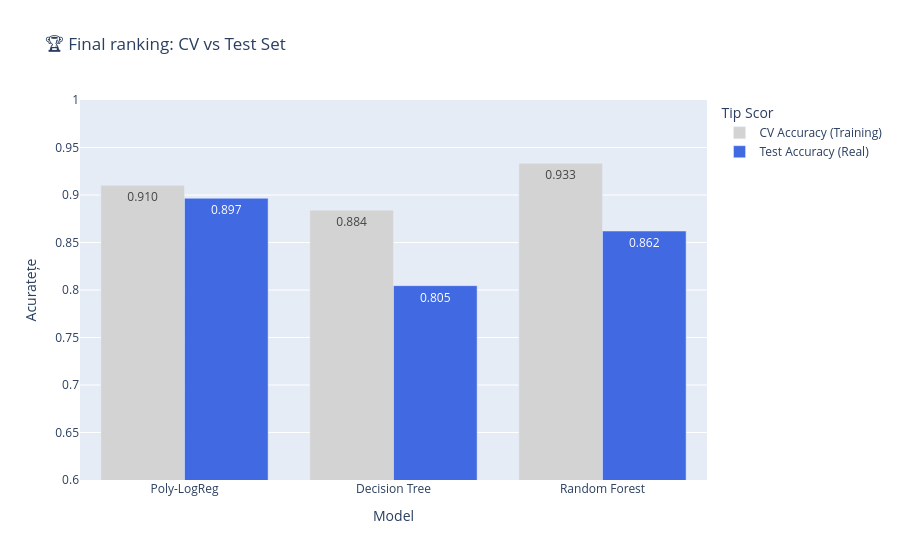

Notebook cell for this chart:
### Code cell
df_results = pd.DataFrame(results_final)

df_melted = df_results.melt(id_vars="Model",
                            value_vars=["CV Accuracy (Training)", "Test Accuracy (Real)"],
                            var_name="Tip Scor", value_name="Acuratețe")

fig = px.bar(df_melted, x="Model", y="Acuratețe", color="Tip Scor", barmode="group",
             text_auto='.3f', title="🏆 Final ranking: CV vs Test Set",
             color_discrete_map={"CV Accuracy (Training)": "lightgray", "Test Accuracy (Real)": "royalblue"},
             range_y=[0.6, 1])

fig.show()


winner = df_results.sort_values(by="Test Accuracy (Real)", ascending=False).iloc[0]
print(f"\n🏆 Winner: {winner['Model']} with a accuracy of {winner['Test Accuracy (Real)']:.4f}")

### Figure 1 — Plotly figure (JSON) as saved in the notebook; plotly's stock layout.template omitted (floating-point values rounded to 4 significant figures)
{"data": [{"alignmentgroup": "True", "hovertemplate": "Tip Scor=CV Accuracy (Training)<br>Model=%{x}<br>Acuratețe=%{y}<extra></extra>", "legendgroup": "CV Accuracy (Training)", "marker": {"color": "lightgray", "pattern": {"shape": ""}}, "name": "CV Accuracy (Training)", "offsetgroup": "CV Accuracy (Training)", "orientation": "v", "showlegend": true, "textposition": "auto", "texttemplate": "%{y:.3f}", "type": "bar", "x": ["Poly-LogReg", "Decision Tree", "Random Forest"], "xaxis": "x", "y": [0.9101, 0.8841, 0.9333], "yaxis": "y"}, {"alignmentgroup": "True", "hovertemplate": "Tip Scor=Test Accuracy (Real)<br>Model=%{x}<br>Acuratețe=%{y}<extra></extra>", "legendgroup": "Test Accuracy (Real)", "marker": {"color": "royalblue", "pattern": {"shape": ""}}, "name": "Test Accuracy (Real)", "offsetgroup": "Test Accuracy (Real)", "orientation": "v", "showlegend": true, "textposition": "auto", "texttemplate": "%{y:.3f}", "type": "bar", "x": ["Poly-LogReg", "Decision Tree", "Random Forest"], "xaxis": "x", "y": [0.8966, 0.8046, 0.8621], "yaxis": "y"}], "layout": {"barmode": "group", "legend": {"title": {"text": "Tip Scor"}, "tracegroupgap": 0}, "title": {"text": "🏆 Final ranking: CV vs Test Set"}, "xaxis": {"anchor": "y", "domain": [0, 1], "title": {"text": "Model"}}, "yaxis": {"anchor": "x", "domain": [0, 1], "range": [0.6, 1], "title": {"text": "Acuratețe"}}}}
